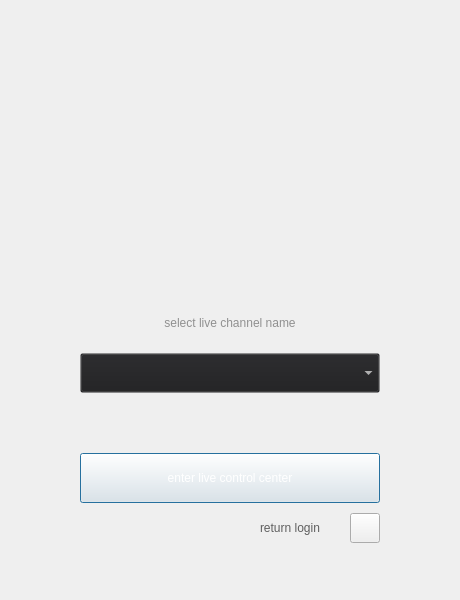
<?xml version="1.0" encoding="UTF-8"?>
<ui version="4.0">
 <class>ChannelAndProgramUI</class>
 <widget class="QDialog" name="ChannelAndProgramUI">
  <property name="geometry">
   <rect>
    <x>0</x>
    <y>0</y>
    <width>460</width>
    <height>600</height>
   </rect>
  </property>
  <property name="minimumSize">
   <size>
    <width>460</width>
    <height>0</height>
   </size>
  </property>
  <property name="maximumSize">
   <size>
    <width>480</width>
    <height>16777215</height>
   </size>
  </property>
  <property name="windowTitle">
   <string>ButelLive</string>
  </property>
  <property name="styleSheet">
   <string notr="true">border-image: url(:/images/login_bg.png);</string>
  </property>
  <layout class="QGridLayout" name="gridLayout">
   <property name="leftMargin">
    <number>0</number>
   </property>
   <property name="topMargin">
    <number>0</number>
   </property>
   <property name="rightMargin">
    <number>0</number>
   </property>
   <property name="bottomMargin">
    <number>0</number>
   </property>
   <property name="horizontalSpacing">
    <number>0</number>
   </property>
   <property name="verticalSpacing">
    <number>10</number>
   </property>
   <item row="0" column="0">
    <widget class="TitleBar" name="m_pTitleLbl" native="true">
     <property name="sizePolicy">
      <sizepolicy hsizetype="Preferred" vsizetype="Maximum">
       <horstretch>0</horstretch>
       <verstretch>0</verstretch>
      </sizepolicy>
     </property>
     <property name="minimumSize">
      <size>
       <width>0</width>
       <height>40</height>
      </size>
     </property>
     <property name="maximumSize">
      <size>
       <width>16777215</width>
       <height>40</height>
      </size>
     </property>
     <property name="styleSheet">
      <string notr="true">background-color: rgba(0, 0, 0,0);
border-image: url(:/images/lineedit.png);
</string>
     </property>
    </widget>
   </item>
   <item row="4" column="0">
    <layout class="QHBoxLayout" name="horizontalLayout_12">
     <property name="spacing">
      <number>0</number>
     </property>
     <item>
      <spacer name="horizontalSpacer_25">
       <property name="orientation">
        <enum>Qt::Horizontal</enum>
       </property>
       <property name="sizeHint" stdset="0">
        <size>
         <width>40</width>
         <height>20</height>
        </size>
       </property>
      </spacer>
     </item>
     <item>
      <widget class="QLabel" name="m_pLblSelectInfo">
       <property name="sizePolicy">
        <sizepolicy hsizetype="Maximum" vsizetype="Maximum">
         <horstretch>0</horstretch>
         <verstretch>0</verstretch>
        </sizepolicy>
       </property>
       <property name="minimumSize">
        <size>
         <width>300</width>
         <height>40</height>
        </size>
       </property>
       <property name="maximumSize">
        <size>
         <width>300</width>
         <height>40</height>
        </size>
       </property>
       <property name="styleSheet">
        <string notr="true">background-color: rgba(85, 255, 255,0);
border-image: url(:/images/xxx.png);
font: 75 11pt &quot;微软雅黑&quot;;
color: #909090;</string>
       </property>
       <property name="text">
        <string>select live channel name</string>
       </property>
       <property name="alignment">
        <set>Qt::AlignCenter</set>
       </property>
      </widget>
     </item>
     <item>
      <spacer name="horizontalSpacer_26">
       <property name="orientation">
        <enum>Qt::Horizontal</enum>
       </property>
       <property name="sizeHint" stdset="0">
        <size>
         <width>40</width>
         <height>20</height>
        </size>
       </property>
      </spacer>
     </item>
    </layout>
   </item>
   <item row="2" column="0">
    <layout class="QHBoxLayout" name="horizontalLayout">
     <item>
      <spacer name="horizontalSpacer">
       <property name="orientation">
        <enum>Qt::Horizontal</enum>
       </property>
       <property name="sizeHint" stdset="0">
        <size>
         <width>40</width>
         <height>20</height>
        </size>
       </property>
      </spacer>
     </item>
     <item>
      <widget class="QLabel" name="m_pLblLogo">
       <property name="sizePolicy">
        <sizepolicy hsizetype="Maximum" vsizetype="Maximum">
         <horstretch>0</horstretch>
         <verstretch>0</verstretch>
        </sizepolicy>
       </property>
       <property name="minimumSize">
        <size>
         <width>130</width>
         <height>130</height>
        </size>
       </property>
       <property name="maximumSize">
        <size>
         <width>130</width>
         <height>130</height>
        </size>
       </property>
       <property name="styleSheet">
        <string notr="true">border-image: url(:/images/logo.png);
background-color: rgba(255, 255, 255, 0);</string>
       </property>
       <property name="text">
        <string/>
       </property>
      </widget>
     </item>
     <item>
      <spacer name="horizontalSpacer_2">
       <property name="orientation">
        <enum>Qt::Horizontal</enum>
       </property>
       <property name="sizeHint" stdset="0">
        <size>
         <width>40</width>
         <height>20</height>
        </size>
       </property>
      </spacer>
     </item>
    </layout>
   </item>
   <item row="3" column="0">
    <spacer name="verticalSpacer">
     <property name="orientation">
      <enum>Qt::Vertical</enum>
     </property>
     <property name="sizeHint" stdset="0">
      <size>
       <width>17</width>
       <height>15</height>
      </size>
     </property>
    </spacer>
   </item>
   <item row="1" column="0">
    <spacer name="verticalSpacer_4">
     <property name="sizePolicy">
      <sizepolicy hsizetype="Minimum" vsizetype="Maximum">
       <horstretch>0</horstretch>
       <verstretch>0</verstretch>
      </sizepolicy>
     </property>
     <property name="minimumSize">
      <size>
       <width>0</width>
       <height>40</height>
      </size>
     </property>
     <property name="maximumSize">
      <size>
       <width>16777215</width>
       <height>40</height>
      </size>
     </property>
     <property name="orientation">
      <enum>Qt::Vertical</enum>
     </property>
     <property name="sizeHint" stdset="0">
      <size>
       <width>17</width>
       <height>37</height>
      </size>
     </property>
    </spacer>
   </item>
   <item row="5" column="0">
    <layout class="QHBoxLayout" name="horizontalLayout_14">
     <property name="spacing">
      <number>0</number>
     </property>
     <item>
      <spacer name="horizontalSpacer_29">
       <property name="orientation">
        <enum>Qt::Horizontal</enum>
       </property>
       <property name="sizeHint" stdset="0">
        <size>
         <width>40</width>
         <height>20</height>
        </size>
       </property>
      </spacer>
     </item>
     <item>
      <widget class="QComboBox" name="m_pCombChannel">
       <property name="sizePolicy">
        <sizepolicy hsizetype="Maximum" vsizetype="Maximum">
         <horstretch>0</horstretch>
         <verstretch>0</verstretch>
        </sizepolicy>
       </property>
       <property name="minimumSize">
        <size>
         <width>300</width>
         <height>40</height>
        </size>
       </property>
       <property name="maximumSize">
        <size>
         <width>300</width>
         <height>40</height>
        </size>
       </property>
       <property name="styleSheet">
        <string notr="true">background-color: rgba(30, 30, 32,0);
font: 75 14pt &quot;微软雅黑&quot;;
border-image: url(:/images/comb_bg.png);
color: rgb(255, 255, 255);
</string>
       </property>
      </widget>
     </item>
     <item>
      <spacer name="horizontalSpacer_30">
       <property name="orientation">
        <enum>Qt::Horizontal</enum>
       </property>
       <property name="sizeHint" stdset="0">
        <size>
         <width>40</width>
         <height>20</height>
        </size>
       </property>
      </spacer>
     </item>
    </layout>
   </item>
   <item row="7" column="0">
    <layout class="QHBoxLayout" name="horizontalLayout_11">
     <property name="spacing">
      <number>0</number>
     </property>
     <item>
      <spacer name="horizontalSpacer_23">
       <property name="orientation">
        <enum>Qt::Horizontal</enum>
       </property>
       <property name="sizeHint" stdset="0">
        <size>
         <width>40</width>
         <height>20</height>
        </size>
       </property>
      </spacer>
     </item>
     <item>
      <widget class="QPushButton" name="m_pBtnEnter">
       <property name="sizePolicy">
        <sizepolicy hsizetype="Maximum" vsizetype="Maximum">
         <horstretch>0</horstretch>
         <verstretch>0</verstretch>
        </sizepolicy>
       </property>
       <property name="minimumSize">
        <size>
         <width>300</width>
         <height>50</height>
        </size>
       </property>
       <property name="maximumSize">
        <size>
         <width>300</width>
         <height>50</height>
        </size>
       </property>
       <property name="styleSheet">
        <string notr="true">border-color: rgba(22, 121, 145,255);
font: 75 14pt &quot;微软雅黑&quot;;
border-image: url(:/images/blue_bg.png);
color: rgb(255, 255, 255);</string>
       </property>
       <property name="text">
        <string>enter live control center</string>
       </property>
      </widget>
     </item>
     <item>
      <spacer name="horizontalSpacer_24">
       <property name="orientation">
        <enum>Qt::Horizontal</enum>
       </property>
       <property name="sizeHint" stdset="0">
        <size>
         <width>40</width>
         <height>20</height>
        </size>
       </property>
      </spacer>
     </item>
    </layout>
   </item>
   <item row="6" column="0">
    <layout class="QHBoxLayout" name="horizontalLayout_15">
     <property name="spacing">
      <number>0</number>
     </property>
     <item>
      <spacer name="horizontalSpacer_32">
       <property name="orientation">
        <enum>Qt::Horizontal</enum>
       </property>
       <property name="sizeHint" stdset="0">
        <size>
         <width>40</width>
         <height>20</height>
        </size>
       </property>
      </spacer>
     </item>
     <item>
      <widget class="QLabel" name="m_pLblReturnInfo">
       <property name="sizePolicy">
        <sizepolicy hsizetype="Maximum" vsizetype="Maximum">
         <horstretch>0</horstretch>
         <verstretch>0</verstretch>
        </sizepolicy>
       </property>
       <property name="minimumSize">
        <size>
         <width>300</width>
         <height>40</height>
        </size>
       </property>
       <property name="maximumSize">
        <size>
         <width>300</width>
         <height>40</height>
        </size>
       </property>
       <property name="styleSheet">
        <string notr="true">background-color: rgba(85, 255, 255,0);
border-image: url(:/images/xxx.png);
color: rgb(211, 91, 102);
font: 75 11pt &quot;微软雅黑&quot;;</string>
       </property>
       <property name="text">
        <string/>
       </property>
      </widget>
     </item>
     <item>
      <spacer name="horizontalSpacer_33">
       <property name="orientation">
        <enum>Qt::Horizontal</enum>
       </property>
       <property name="sizeHint" stdset="0">
        <size>
         <width>40</width>
         <height>20</height>
        </size>
       </property>
      </spacer>
     </item>
    </layout>
   </item>
   <item row="9" column="0">
    <spacer name="verticalSpacer_6">
     <property name="orientation">
      <enum>Qt::Vertical</enum>
     </property>
     <property name="sizeHint" stdset="0">
      <size>
       <width>17</width>
       <height>15</height>
      </size>
     </property>
    </spacer>
   </item>
   <item row="8" column="0">
    <layout class="QHBoxLayout" name="horizontalLayout_2">
     <property name="spacing">
      <number>0</number>
     </property>
     <item>
      <spacer name="horizontalSpacer_3">
       <property name="orientation">
        <enum>Qt::Horizontal</enum>
       </property>
       <property name="sizeHint" stdset="0">
        <size>
         <width>40</width>
         <height>20</height>
        </size>
       </property>
      </spacer>
     </item>
     <item>
      <widget class="QLabel" name="label">
       <property name="sizePolicy">
        <sizepolicy hsizetype="Maximum" vsizetype="Preferred">
         <horstretch>0</horstretch>
         <verstretch>0</verstretch>
        </sizepolicy>
       </property>
       <property name="minimumSize">
        <size>
         <width>90</width>
         <height>0</height>
        </size>
       </property>
       <property name="styleSheet">
        <string notr="true">font: 75 12pt &quot;微软雅黑&quot;;
border-image: url(:/images/xxx.png);
background-color: rgba(255, 255, 255,0);
color: #5f5f5f;</string>
       </property>
       <property name="text">
        <string>return login</string>
       </property>
      </widget>
     </item>
     <item>
      <widget class="QPushButton" name="m_pBtnBack">
       <property name="sizePolicy">
        <sizepolicy hsizetype="Maximum" vsizetype="Maximum">
         <horstretch>0</horstretch>
         <verstretch>0</verstretch>
        </sizepolicy>
       </property>
       <property name="minimumSize">
        <size>
         <width>30</width>
         <height>30</height>
        </size>
       </property>
       <property name="maximumSize">
        <size>
         <width>30</width>
         <height>30</height>
        </size>
       </property>
       <property name="styleSheet">
        <string notr="true">border-image: url(:/images/scene_arrow.png);</string>
       </property>
       <property name="text">
        <string/>
       </property>
      </widget>
     </item>
     <item>
      <spacer name="horizontalSpacer_31">
       <property name="orientation">
        <enum>Qt::Horizontal</enum>
       </property>
       <property name="sizeType">
        <enum>QSizePolicy::Fixed</enum>
       </property>
       <property name="sizeHint" stdset="0">
        <size>
         <width>80</width>
         <height>20</height>
        </size>
       </property>
      </spacer>
     </item>
    </layout>
   </item>
  </layout>
 </widget>
 <customwidgets>
  <customwidget>
   <class>TitleBar</class>
   <extends>QWidget</extends>
   <header location="global">titlebar.h</header>
   <container>1</container>
  </customwidget>
 </customwidgets>
 <resources/>
 <connections/>
</ui>
